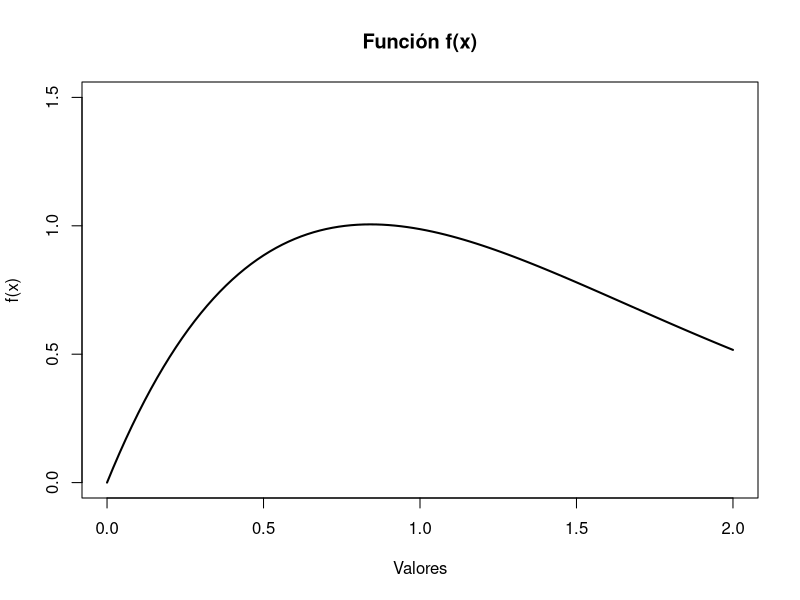
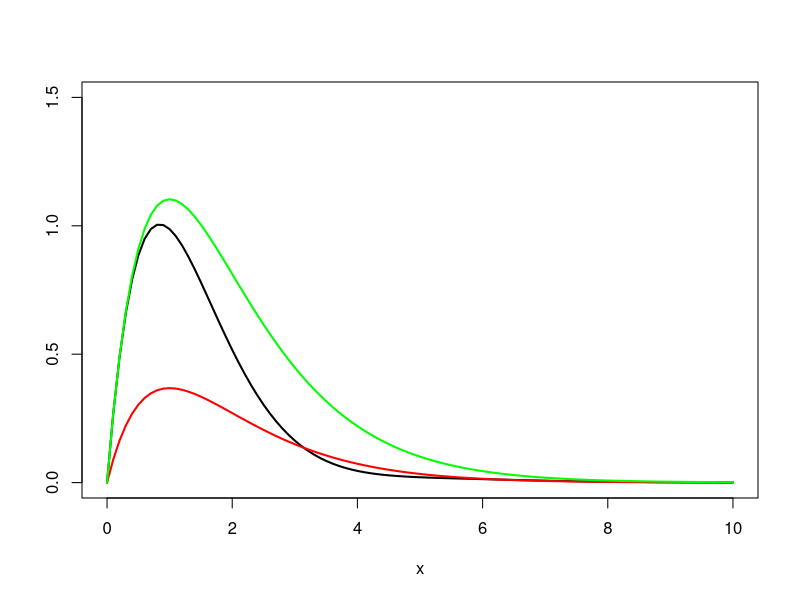
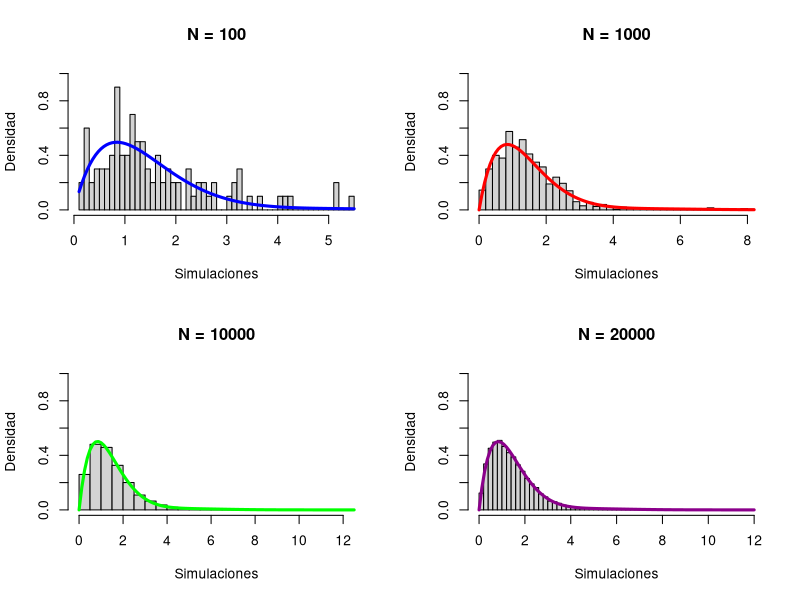
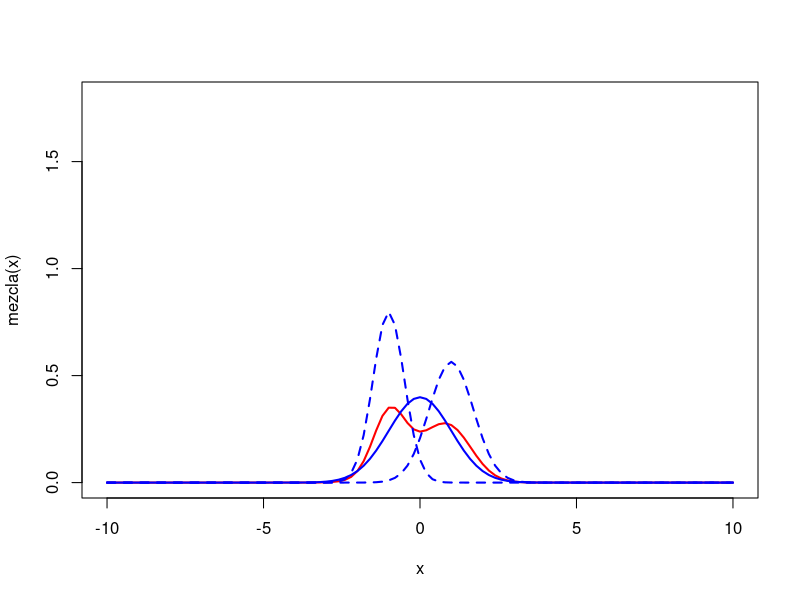
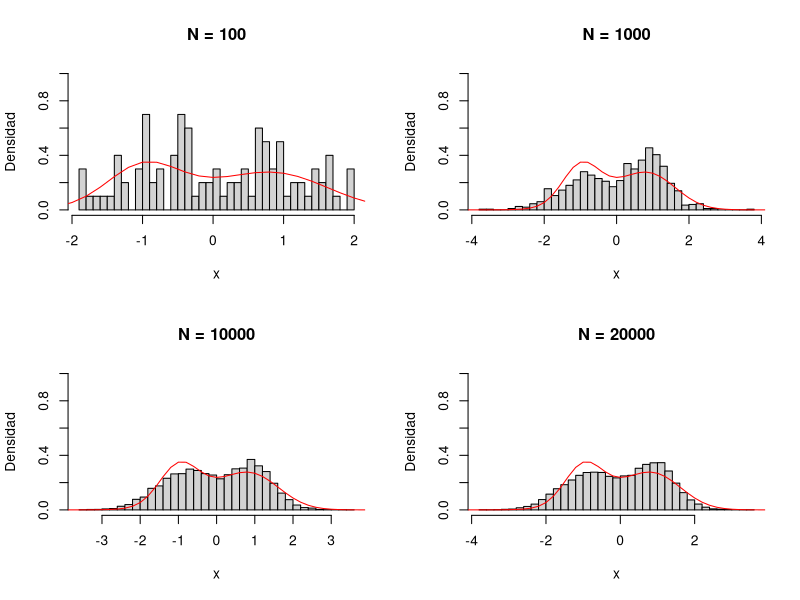
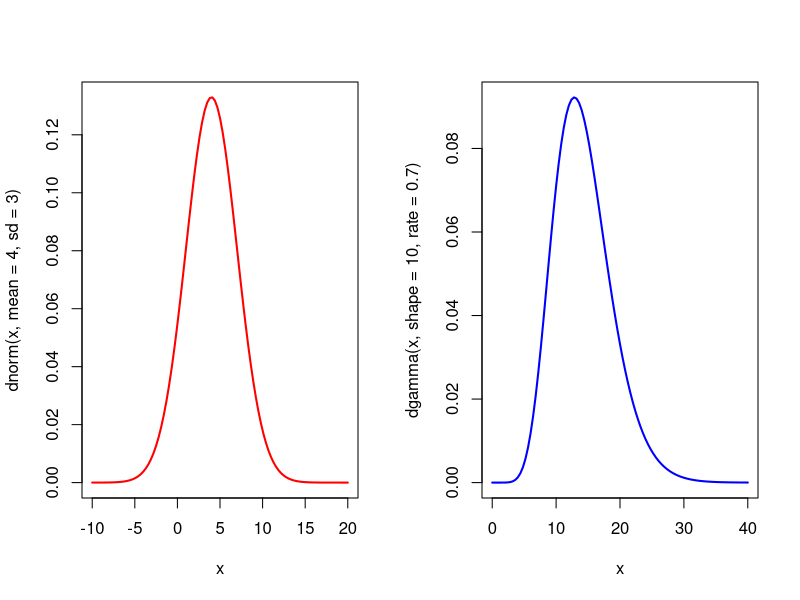

Reproduce these figures in R, in order. (Note: a time limit stopped this script after it produced the figures.)
# Código tarea 2 - EYP2117
# Maximiliano Medina

# Pregunta 1 ------------------------------------------------------
## a)----

fx <- function(x){
  fx <- (x+(2*sin(x)))/(exp(x))
  return(fx)
}

curve(fx, from = 0, to = 2, ylim = c(0,1.5),
      main = "Función f(x)",
      ylab = "f(x)", xlab = "Valores",
      lwd = 2)
## b) ----
# Proponemos una densidad gamma con shape = 2

f_g <- function(x){
  f_g <- fx(x)/dgamma(x, shape = 2)
  return(f_g)
}

optim <- optimise(f_g, maximum = TRUE, interval = c(0,2))
(cc <- optim$objective) #PREGUNTAR SI SE SACA C ASÍ O EN PAPEL


## c)----
curve(fx, from = 0, to = 10, lwd = 2, ylim = c(0,1.5), ylab = "" )

curve(dgamma(x,shape = 2), from = 0, to = 10,lwd = 2,
      add =TRUE, col = "red")

curve(cc*dgamma(x,shape = 2), from = 0, to = 10,lwd = 2,
      add =TRUE, col = "green")


## d)----
acep_rech <- function(n){
  aceptados <- 0
  rechazados <- 0
  simulaciones <- c()
  
  while(length(simulaciones) < n){
    y <- rgamma(1, shape = 2)
    u <- runif(1)
    
    if(u <=(1/cc)*fx(y)/dgamma(y, shape = 2)){
      aceptados <- aceptados + 1
      simulaciones <- append(simulaciones, y)
    }else{
      rechazados <- rechazados +1
    }
  }
  tasa_acep <- aceptados/(aceptados + rechazados)
  
  const_norm <- 1/(cc*tasa_acep)
  
  return(list(simulaciones,tasa_acep,const_norm))
}


## e)----

par(mfrow = c(2,2))

N <- 100
test_1 <- acep_rech(N)
hist(test_1[[1]], probability = TRUE, breaks = 40, ylim = c(0,1),
     ylab = "Densidad", xlab = "Simulaciones",
     main = "N = 100")
curve(fx(x)*test_1[[3]],lwd = 3,
      add =TRUE, col = "blue")

N <- 1000
test_2 <- acep_rech(N)
hist(test_2[[1]], probability = TRUE, breaks = 40, ylim = c(0,1),
     ylab = "Densidad", xlab = "Simulaciones",
     main = "N = 1000")
curve(fx(x)*test_2[[3]],lwd = 3,
      add =TRUE, col = "red")

N <- 10000
test_3 <- acep_rech(N)
hist(test_3[[1]], probability = TRUE, breaks = 40, ylim = c(0,1),
     ylab = "Densidad", xlab = "Simulaciones",
     main = "N = 10000")
curve(fx(x)*test_3[[3]],lwd = 3,
      add =TRUE, col = "green")

N <- 20000
test_4 <- acep_rech(N)
hist(test_4[[1]], probability = TRUE, breaks = 45, ylim = c(0,1),
     ylab = "Densidad", xlab = "Simulaciones",
     main = "N = 20000")
curve(fx(x)*test_4[[3]],lwd = 3,
      add =TRUE, col = "darkmagenta")

# Pregunta 2 ------------------------------------------------------
## a) ----

mezcla <- function(x){
  mez <- 1/3*dnorm(x, mean = -1, sd = 1/2) +
    1/3*dnorm(x, mean = 0, sd = 1) +
    1/3*dnorm(x, mean = 1, sd = sqrt(1/2))
  return(mez)
}

par(mfrow =c(1,1))

curve(mezcla(x), from = -10, to = 10, lwd = 2, col = "red", ylim = c(0,1.8))

curve(dnorm(x, mean = -1, sd = 1/2), lwd = 2,lty = 2, add = TRUE, col = "blue")

curve(dnorm(x, mean = 0, sd = 1), lwd = 2, add = TRUE, col = "blue")

curve(dnorm(x, mean = 1, sd = sqrt(1/2)), lwd = 2,lty = 2, add = TRUE, col = "blue")

## b)----

polar.method <- function(N){
  #Notar que el método polar solo genera para N par
  simulaciones <- c()
  while(length(simulaciones) < N){
    U1 <- runif(1)
    U2 <- runif(1)
    
    v1 <- 2*U1-1
    v2 <- 2*U2-1
    
    s <- v1^2+v2^2
    
    if(s<=1){
      X <- v1*(-2*log(s)/s)^{1/2}
      Y <- v2*(-2*log(s)/s)^{1/2}
      
      simulaciones <- append(simulaciones, c(X,Y))
      
    }
  }
  return(simulaciones)
}

composicion <- function(N){
  vars <- polar.method(N)
  comp <- c()
  for(i in 1:N){
    U <- runif(1)
    if(U < 1/3){
      see <- vars[i]*(1/2)-(-1)
      comp <- append(comp,see)
    }
    if(U>1/3 & U < 2/3){
      comp <- append(comp, vars[i])
    }
    if(U > 2/3){
      see <- vars[i]*(sqrt(1/2))-(1)
      comp <- append(comp, see)
    }
  }
  return(comp)
}

## c)----

par(mfrow = c(2,2))

N <- 100
hist(composicion(N), probability = TRUE, main ="N = 100",
     xlab = "x", ylab = "Densidad", breaks = 40, ylim = c(0,1))
curve(mezcla, from = -10, to = 10, add = T, col = "red")

N <- 1000
hist(composicion(N), probability = TRUE, main ="N = 1000",
     xlab = "x", ylab = "Densidad", breaks = 40, ylim = c(0,1))
curve(mezcla, from = -10, to = 10, add = T, col = "red")


N <- 10000
hist(composicion(N), probability = TRUE, main ="N = 10000",
     xlab = "x", ylab = "Densidad", breaks = 40, ylim = c(0,1))
curve(mezcla, from = -10, to = 10, add = T, col = "red")


N <- 20000
hist(composicion(N), probability = TRUE, main ="N = 20000",
     xlab = "x", ylab = "Densidad", breaks = 40, ylim = c(0,1))
curve(mezcla, from = -10, to = 10, add = T, col = "red")


## d)----



## e)----



## f)----




# Pregunta 3--------------------------------------------------------
## a)----

par(mfrow = c(1,2))
curve(dnorm(x, mean = 4, sd = 3), from = -10, to = 20, lwd = 2, col = "red")
curve(dgamma(x, shape = 10, rate = 0.7), from = 0, to = 40, lwd = 2, col = "blue")

## b)----
fx <- function(x){
  fx <- x^(10-1)*exp(-0.7*x)
  return(fx)
}


f_g <- function(x){ 
  f_g <- dgamma(x,shape = 10,rate = 0.7)/dweibull(x,shape = 2.5, scale = 13)
  return(f_g)
}

oo <- optimise(function(x){dgamma(x,shape = 10,rate = 0.7)/dweibull(x,shape = 2.5, scale = 13)}, maximum = TRUE, lower = 0,upper = 30)

optim <- optimize(f_g, maximum = TRUE, lower = 0, upper = 100) 
cc <- optim$objective

### ESPERAR ANUNCIO DE PROFE, PROBABLEMENTE ESTE MALO EL ENUNCIADO, MIENTRAS TRABAJAR CON C(0,30) COMO INTERVALO

simu_gamma <- function(N){
  aceptados <- 0
  rechazados <- 0
  simulaciones <- c()
  
  while(length(simulaciones) < N){
    y <- rweibull(1,shape = 2.5, scale = 13)
    u <- runif(1)
    
    if(u <=(1/cc)*fx(y)/dweibull(y,shape = 2.5, scale = 13)){
      aceptados <- aceptados + 1
      simulaciones <- append(simulaciones, y)
    }else{
      rechazados <- rechazados + 1
    }
  }
  tasa_aceptacion <- aceptados/(aceptados+rechazados)
  return(list(simulaciones, tasa_aceptacion))
}

simu_gamma(10)


## c)----
par(mfrow=c(2,2))
N <- 100

p1 <- 0
caso_1 <- func_mez(N,p1)
hist(caso_1)# ver bien el dominio
curve()# ACA VA LA GAMMA MULTIPLICADA POR M, QUE TENGO QUE CALCULARLO XLAXUXA

p1 <- 0.5
caso_2 <- func_mez(N,p1)

p1 <- 1
caso_3 <- func_mez(N,p1)

## d)----
